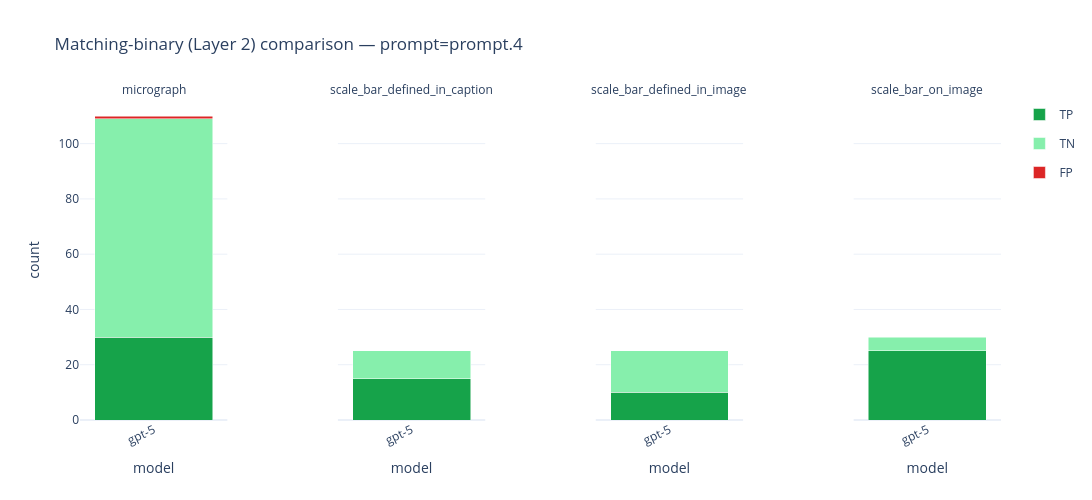

Notebook code cell kept with this figure:
### Markdown cell above
### Matching-binary — comparing models

Same layout for `PROMPT`; models distinguished by **bar hatching**.

### Code cell
fig_layer2_binary_model = plot_comparison_layer2_binary(
    summaries,
    compare="model",
    prompt=PROMPTS[3],
)
fig_layer2_binary_model.update_layout(
    height=LAYER2_FIG_HEIGHT,
    width=LAYER2_FIG_WIDTH,
    autosize=True,
)
fig_layer2_binary_model.show()

### Figure 1 — Plotly figure (JSON) as saved in the notebook; plotly's stock layout.template omitted (floating-point values rounded to 4 significant figures)
{"data": [{"customdata": [["micrograph", "gpt-5"]], "hovertemplate": "field=%{customdata[0]}<br>model=%{customdata[1]}<br>TP=%{y}<extra></extra>", "legendgroup": "TP", "marker": {"color": "#16a34a", "pattern": {"fgcolor": "#ffffff", "shape": [""], "solidity": 0.35}}, "name": "TP", "showlegend": true, "type": "bar", "x": ["gpt-5"], "xaxis": "x", "y": [30], "yaxis": "y"}, {"customdata": [["micrograph", "gpt-5"]], "hovertemplate": "field=%{customdata[0]}<br>model=%{customdata[1]}<br>TN=%{y}<extra></extra>", "legendgroup": "TN", "marker": {"color": "#86efac", "pattern": {"fgcolor": "#ffffff", "shape": [""], "solidity": 0.35}}, "name": "TN", "showlegend": true, "type": "bar", "x": ["gpt-5"], "xaxis": "x", "y": [79], "yaxis": "y"}, {"customdata": [["micrograph", "gpt-5"]], "hovertemplate": "field=%{customdata[0]}<br>model=%{customdata[1]}<br>FP=%{y}<extra></extra>", "legendgroup": "FP", "marker": {"color": "#dc2626", "pattern": {"fgcolor": "#ffffff", "shape": [""], "solidity": 0.35}}, "name": "FP", "showlegend": true, "type": "bar", "x": ["gpt-5"], "xaxis": "x", "y": [1], "yaxis": "y"}, {"customdata": [["scale_bar_defined_in_caption", "gpt-5"]], "hovertemplate": "field=%{customdata[0]}<br>model=%{customdata[1]}<br>TP=%{y}<extra></extra>", "legendgroup": "TP", "marker": {"color": "#16a34a", "pattern": {"fgcolor": "#ffffff", "shape": [""], "solidity": 0.35}}, "name": "TP", "showlegend": false, "type": "bar", "x": ["gpt-5"], "xaxis": "x2", "y": [15], "yaxis": "y2"}, {"customdata": [["scale_bar_defined_in_caption", "gpt-5"]], "hovertemplate": "field=%{customdata[0]}<br>model=%{customdata[1]}<br>TN=%{y}<extra></extra>", "legendgroup": "TN", "marker": {"color": "#86efac", "pattern": {"fgcolor": "#ffffff", "shape": [""], "solidity": 0.35}}, "name": "TN", "showlegend": false, "type": "bar", "x": ["gpt-5"], "xaxis": "x2", "y": [10], "yaxis": "y2"}, {"customdata": [["scale_bar_defined_in_image", "gpt-5"]], "hovertemplate": "field=%{customdata[0]}<br>model=%{customdata[1]}<br>TP=%{y}<extra></extra>", "legendgroup": "TP", "marker": {"color": "#16a34a", "pattern": {"fgcolor": "#ffffff", "shape": [""], "solidity": 0.35}}, "name": "TP", "showlegend": false, "type": "bar", "x": ["gpt-5"], "xaxis": "x3", "y": [10], "yaxis": "y3"}, {"customdata": [["scale_bar_defined_in_image", "gpt-5"]], "hovertemplate": "field=%{customdata[0]}<br>model=%{customdata[1]}<br>TN=%{y}<extra></extra>", "legendgroup": "TN", "marker": {"color": "#86efac", "pattern": {"fgcolor": "#ffffff", "shape": [""], "solidity": 0.35}}, "name": "TN", "showlegend": false, "type": "bar", "x": ["gpt-5"], "xaxis": "x3", "y": [15], "yaxis": "y3"}, {"customdata": [["scale_bar_on_image", "gpt-5"]], "hovertemplate": "field=%{customdata[0]}<br>model=%{customdata[1]}<br>TP=%{y}<extra></extra>", "legendgroup": "TP", "marker": {"color": "#16a34a", "pattern": {"fgcolor": "#ffffff", "shape": [""], "solidity": 0.35}}, "name": "TP", "showlegend": false, "type": "bar", "x": ["gpt-5"], "xaxis": "x4", "y": [25], "yaxis": "y4"}, {"customdata": [["scale_bar_on_image", "gpt-5"]], "hovertemplate": "field=%{customdata[0]}<br>model=%{customdata[1]}<br>TN=%{y}<extra></extra>", "legendgroup": "TN", "marker": {"color": "#86efac", "pattern": {"fgcolor": "#ffffff", "shape": [""], "solidity": 0.35}}, "name": "TN", "showlegend": false, "type": "bar", "x": ["gpt-5"], "xaxis": "x4", "y": [5], "yaxis": "y4"}], "layout": {"annotations": [{"align": "center", "font": {"size": 12}, "showarrow": false, "text": "micrograph", "x": 0.08, "xanchor": "center", "xref": "paper", "y": 1, "yanchor": "bottom", "yref": "paper"}, {"align": "center", "font": {"size": 12}, "showarrow": false, "text": "scale_bar_defined_in_caption", "x": 0.36, "xanchor": "center", "xref": "paper", "y": 1, "yanchor": "bottom", "yref": "paper"}, {"align": "center", "font": {"size": 12}, "showarrow": false, "text": "scale_bar_defined_in_image", "x": 0.64, "xanchor": "center", "xref": "paper", "y": 1, "yanchor": "bottom", "yref": "paper"}, {"align": "center", "font": {"size": 12}, "showarrow": false, "text": "scale_bar_on_image", "x": 0.92, "xanchor": "center", "xref": "paper", "y": 1, "yanchor": "bottom", "yref": "paper"}], "autosize": true, "barmode": "stack", "height": 500, "title": {"text": "Matching-binary (Layer 2) comparison — prompt=prompt.4"}, "width": 1200, "xaxis": {"anchor": "y", "domain": [0, 0.16], "tickangle": -25, "title": {"text": "model"}}, "xaxis2": {"anchor": "y2", "domain": [0.28, 0.44], "tickangle": -25, "title": {"text": "model"}}, "xaxis3": {"anchor": "y3", "domain": [0.56, 0.72], "tickangle": -25, "title": {"text": "model"}}, "xaxis4": {"anchor": "y4", "domain": [0.84, 1], "tickangle": -25, "title": {"text": "model"}}, "yaxis": {"anchor": "x", "domain": [0, 1], "rangemode": "tozero", "title": {"text": "count"}}, "yaxis2": {"anchor": "x2", "domain": [0, 1], "matches": "y", "showticklabels": false}, "yaxis3": {"anchor": "x3", "domain": [0, 1], "matches": "y", "showticklabels": false}, "yaxis4": {"anchor": "x4", "domain": [0, 1], "matches": "y", "showticklabels": false}}}
